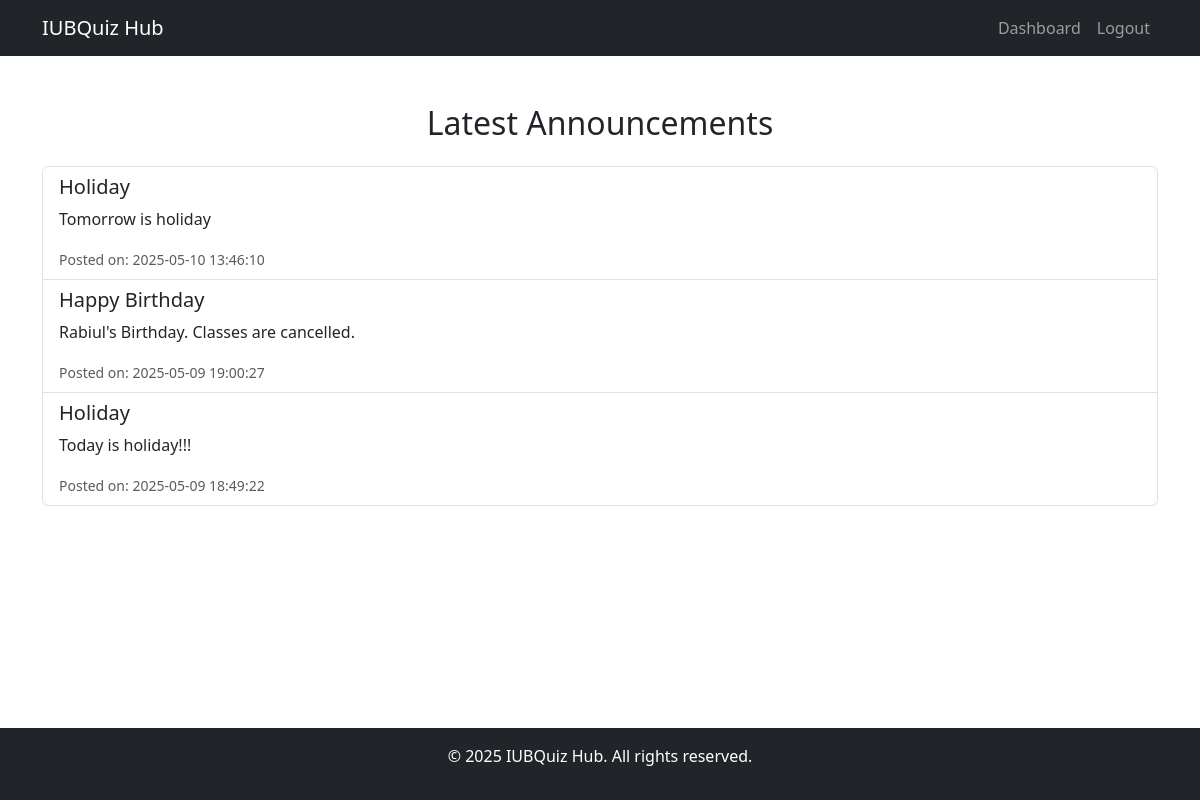
Screenshot of /viewannouncement.php with the database file from the repository.
### tables this page shows
CREATE TABLE `announcements` (
  `id` int(11) NOT NULL,
  `title` varchar(255) NOT NULL,
  `content` text NOT NULL,
  `posted_on` timestamp NOT NULL DEFAULT current_timestamp(),
  `teacher_id` int(11) DEFAULT NULL,
  `created_at` timestamp NOT NULL DEFAULT current_timestamp()
);

### viewannouncement.php (the view, shortened to what this page needs)
<?php
include 'connect.php';
$result = $conn->query("SELECT * FROM announcements ORDER BY posted_on DESC");
?>
<!DOCTYPE html>
<html lang="en">
<head>
    <link href="https://cdn.jsdelivr.net/npm/bootstrap@5.3.0/dist/css/bootstrap.min.css" rel="stylesheet">
</head>
<body>
<nav class="navbar navbar-expand-lg navbar-dark bg-dark">
    <div class="container">
        <a class="navbar-brand" href="home.php">IUBQuiz Hub</a>
        <div class="collapse navbar-collapse" id="navbarNav">
            <ul class="navbar-nav ms-auto">
                <li class="nav-item"><a class="nav-link" href="sdashboard.php">Dashboard</a></li>
                <li class="nav-item"><a class="nav-link" href="logout.php">Logout</a></li>
            </ul>
        </div>
    </div>
</nav>
<div class="container py-5 content">
    <h2 class="text-center mb-4">Latest Announcements</h2>
    <div class="list-group">
        <?php
        if ($result && $result->num_rows > 0) {
            while ($row = $result->fetch_assoc()) {
                echo '<div class="list-group-item">';
                echo '<h5>' . htmlspecialchars($row['title']) . '</h5>';
                echo '<p>' . nl2br(htmlspecialchars($row['content'])) . '</p>';
                echo '<small class="text-muted">Posted on: ' . htmlspecialchars($row['posted_on']) . '</small>';
                echo '</div>';
            }
        } else {
            echo '<p class="text-center">No announcements available.</p>';
        }
        ?>
    </div>
</div>
<footer class="bg-dark text-white text-center py-3 mt-auto">
    <p>&copy; 2025 IUBQuiz Hub. All rights reserved.</p>
</footer>
</body>
</html>

### viewannouncement.php (style rules this page uses)
html, body { height: 100%; display: flex; flex-direction: column; }
.content { flex: 1; }

### rows the page displays
announcements: title "Holiday", content "Tomorrow is holiday", posted_on "2025-05-10 13:46:10"
announcements: title "Happy Birthday", content "Rabiul's Birthday. Classes are cancelled.", posted_on "2025-05-09 19:00:27"
announcements: title "Holiday", content "Today is holiday!!!", posted_on "2025-05-09 18:49:22"
